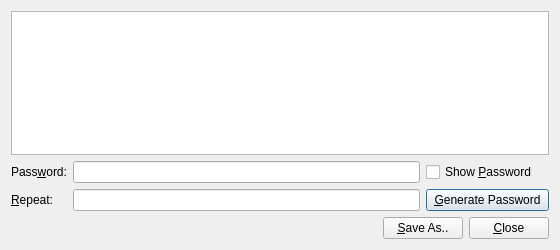
<?xml version="1.0" encoding="UTF-8"?>
<ui version="4.0">
 <class>ExportDialog</class>
 <widget class="QDialog" name="ExportDialog">
  <property name="geometry">
   <rect>
    <x>0</x>
    <y>0</y>
    <width>560</width>
    <height>250</height>
   </rect>
  </property>
  <property name="windowTitle">
   <string>Dialog</string>
  </property>
  <layout class="QGridLayout" name="gridLayout_2">
   <item row="0" column="0">
    <widget class="QTableView" name="exportView"/>
   </item>
   <item row="1" column="0">
    <layout class="QGridLayout" name="gridLayout">
     <item row="0" column="1">
      <widget class="QLineEdit" name="passwordEdit">
       <property name="minimumSize">
        <size>
         <width>200</width>
         <height>0</height>
        </size>
       </property>
       <property name="text">
        <string/>
       </property>
       <property name="echoMode">
        <enum>QLineEdit::Password</enum>
       </property>
      </widget>
     </item>
     <item row="0" column="2">
      <widget class="QCheckBox" name="showPasswordCheckBox">
       <property name="minimumSize">
        <size>
         <width>123</width>
         <height>0</height>
        </size>
       </property>
       <property name="text">
        <string>Show &amp;Password</string>
       </property>
      </widget>
     </item>
     <item row="1" column="0">
      <widget class="QLabel" name="repeatPasswordLabel">
       <property name="text">
        <string>&amp;Repeat:</string>
       </property>
       <property name="buddy">
        <cstring>repeatPasswordEdit</cstring>
       </property>
      </widget>
     </item>
     <item row="1" column="1">
      <widget class="QLineEdit" name="repeatPasswordEdit">
       <property name="text">
        <string/>
       </property>
       <property name="echoMode">
        <enum>QLineEdit::Password</enum>
       </property>
      </widget>
     </item>
     <item row="1" column="2">
      <widget class="QPushButton" name="generatePasswordButton">
       <property name="text">
        <string>&amp;Generate Password</string>
       </property>
      </widget>
     </item>
     <item row="0" column="0">
      <widget class="QLabel" name="passwordLabel">
       <property name="text">
        <string>Pass&amp;word:</string>
       </property>
       <property name="buddy">
        <cstring>passwordEdit</cstring>
       </property>
      </widget>
     </item>
    </layout>
   </item>
   <item row="2" column="0">
    <layout class="QHBoxLayout" name="horizontalLayout">
     <item>
      <spacer name="horizontalSpacer">
       <property name="orientation">
        <enum>Qt::Horizontal</enum>
       </property>
       <property name="sizeHint" stdset="0">
        <size>
         <width>40</width>
         <height>20</height>
        </size>
       </property>
      </spacer>
     </item>
     <item>
      <widget class="QPushButton" name="saveAsButton">
       <property name="text">
        <string>&amp;Save As..</string>
       </property>
      </widget>
     </item>
     <item>
      <widget class="QPushButton" name="closeButton">
       <property name="text">
        <string>&amp;Close</string>
       </property>
      </widget>
     </item>
    </layout>
   </item>
  </layout>
  <action name="removeFromExportListAction">
   <property name="text">
    <string>Remove From Export List</string>
   </property>
   <property name="toolTip">
    <string>Removes entry from the export list</string>
   </property>
  </action>
 </widget>
 <resources/>
 <connections/>
</ui>
